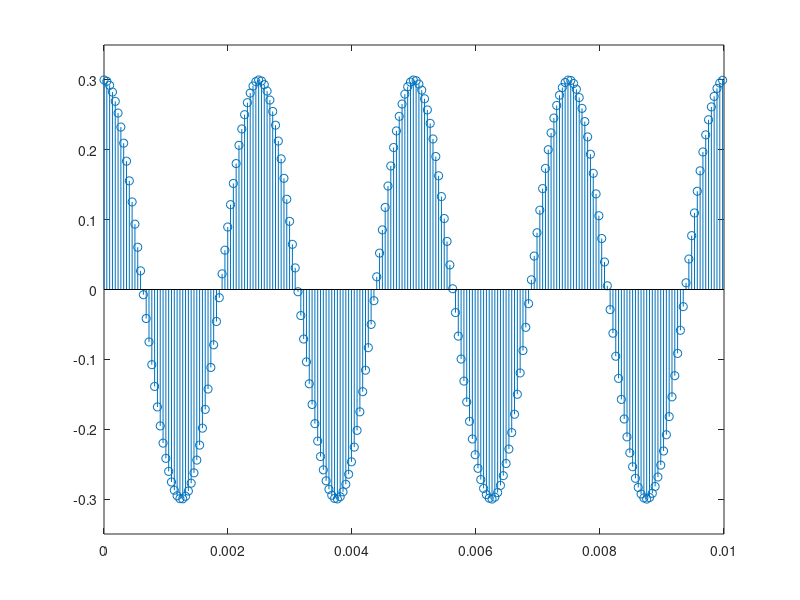

This figure's MATLAB source:
A = 0.3; %Amplitude
f0 = 400; %Frequenz in Hz
p = 0; %Phase
d = 3; %Dauer in s
fs = 22050; %Abtast Frequenz in Hz
vonx=0.0; %Plot Start x
bisx=0.01; %Plot Ende x
vony=-0.35; %Plot Start y
bisy=0.35; %Plot Ende y
%Definition der x Werte
x = 0:1/fs:d; % Array {Startwert, sekunde/abtastfrequenz, dauer)
%Definition y Werte
y = A*cos(2*pi*f0*x+p); %gegeben Funktion aus Aufgabe
%Plot erstellen
subplot(1,1,1);
%Funktion auf Plot Zeichnen
stem(x,y);
%PLot Skalieren (0.1 = 10ms) x -> 0 bis 0.1 // y -> -0.4 bis 0.4
axis([vonx bisx vony bisy]);
%Ton Ausgabe
sound(y,fs);
